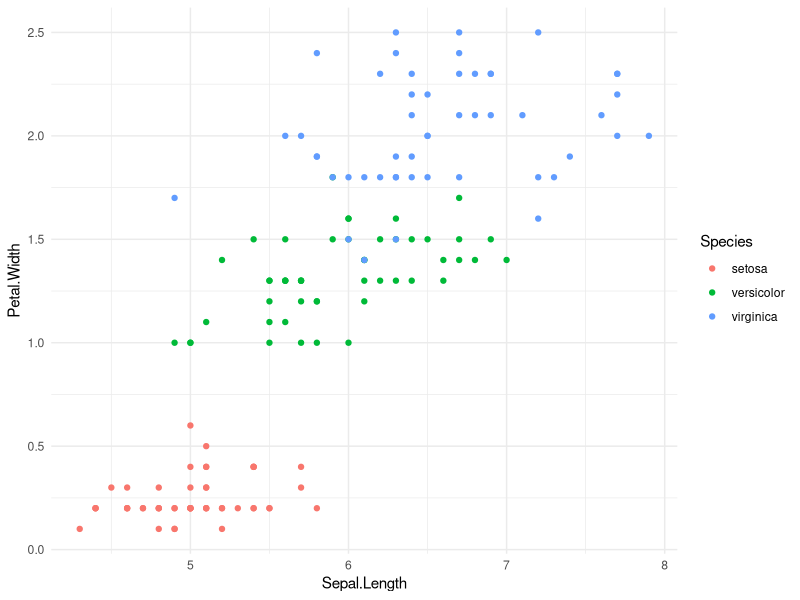
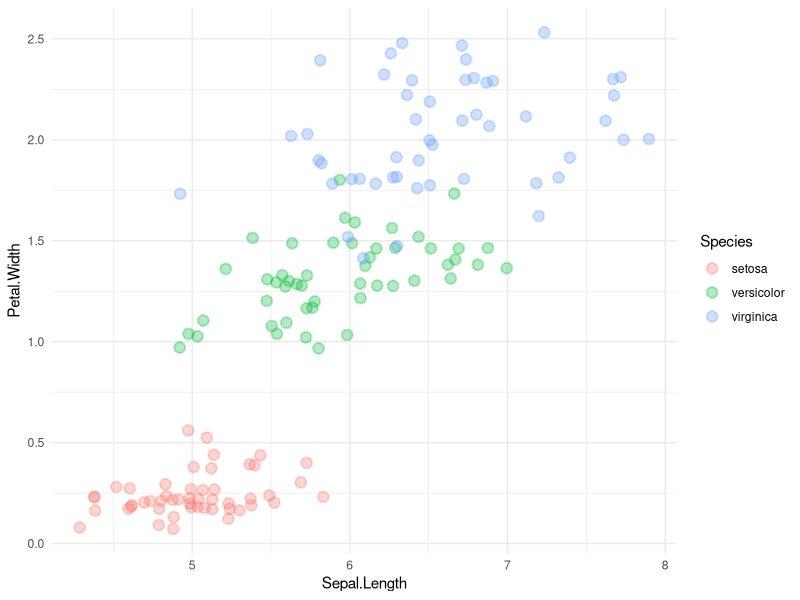
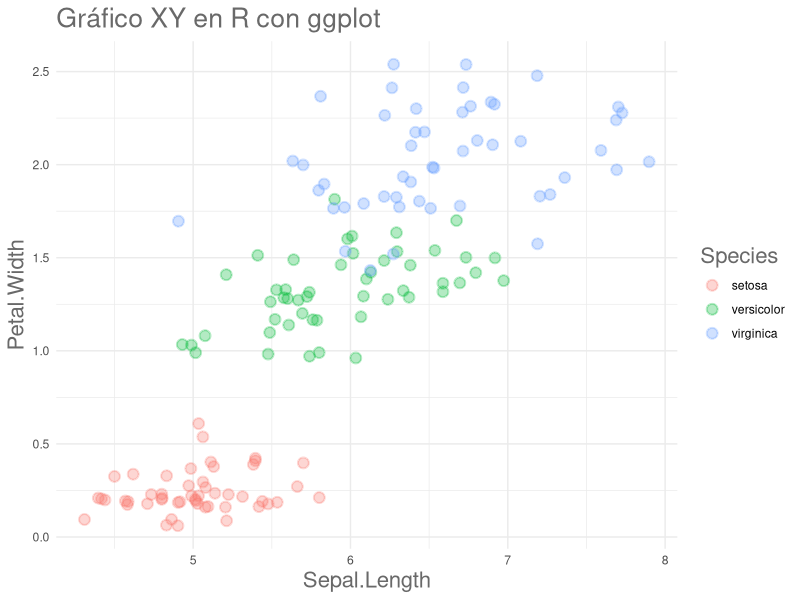

Reproduce these figures in R, in order.
## ---- chunk 1
library (ggplot2)
ggplot (iris, aes(x = Sepal.Length, y = Petal.Width, colour = Species)) +
  geom_point() +
  theme_minimal()

## ---- chunk 2
 library (ggplot2)
ggplot (iris, aes(x = Sepal.Length, y = Petal.Width, colour = Species)) +
  geom_jitter(size = 3, alpha = 0.3, stroke = 1) +
  theme_minimal()
## ---- chunk 3
 library (ggplot2)
ggplot (iris, aes(x = Sepal.Length, y = Petal.Width, colour = Species)) +
  geom_jitter(size = 3, alpha = 0.3, stroke = 1) +
  labs(title = "Gráfico XY en R con ggplot") +
  theme_minimal() +
  theme(
    title = element_text(size=16, face='plain', colour = "dimgray"),
    axis.title.x = element_text(colour = "dimgray"),
    axis.title.y = element_text(colour = "dimgray"),
    axis.title = element_text(colour = "dimgray"),
  )
